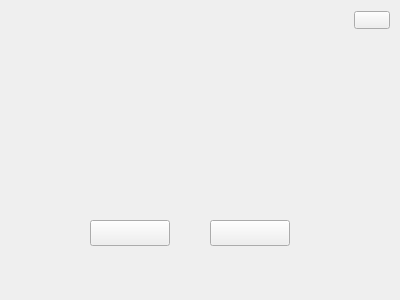
<?xml version="1.0" encoding="UTF-8"?>
<ui version="4.0">
 <class>AudioChoose</class>
 <widget class="QWidget" name="AudioChoose">
  <property name="geometry">
   <rect>
    <x>0</x>
    <y>0</y>
    <width>400</width>
    <height>300</height>
   </rect>
  </property>
  <property name="windowTitle">
   <string>Form</string>
  </property>
  <widget class="QPushButton" name="Btn_Close">
   <property name="geometry">
    <rect>
     <x>354</x>
     <y>11</y>
     <width>36</width>
     <height>18</height>
    </rect>
   </property>
   <property name="text">
    <string/>
   </property>
  </widget>
  <widget class="QLabel" name="Label_TEXT">
   <property name="geometry">
    <rect>
     <x>150</x>
     <y>50</y>
     <width>55</width>
     <height>18</height>
    </rect>
   </property>
   <property name="text">
    <string/>
   </property>
  </widget>
  <widget class="QPushButton" name="Btn_Start">
   <property name="geometry">
    <rect>
     <x>90</x>
     <y>220</y>
     <width>80</width>
     <height>26</height>
    </rect>
   </property>
   <property name="text">
    <string/>
   </property>
  </widget>
  <widget class="QPushButton" name="Btn_quit">
   <property name="geometry">
    <rect>
     <x>210</x>
     <y>220</y>
     <width>80</width>
     <height>26</height>
    </rect>
   </property>
   <property name="text">
    <string/>
   </property>
  </widget>
  <widget class="QLabel" name="Lable_Choose">
   <property name="geometry">
    <rect>
     <x>70</x>
     <y>50</y>
     <width>55</width>
     <height>18</height>
    </rect>
   </property>
   <property name="text">
    <string/>
   </property>
  </widget>
 </widget>
 <resources/>
 <connections/>
</ui>
